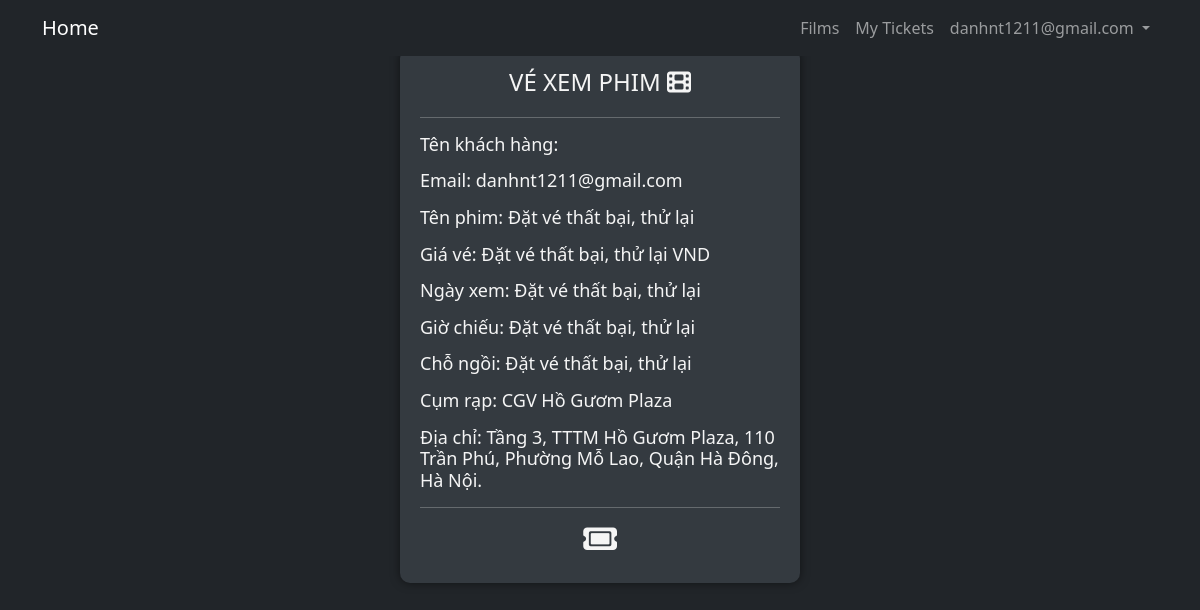
/show_ticket.php?id=5 (signed in), run on an earlier commit of the app's database.
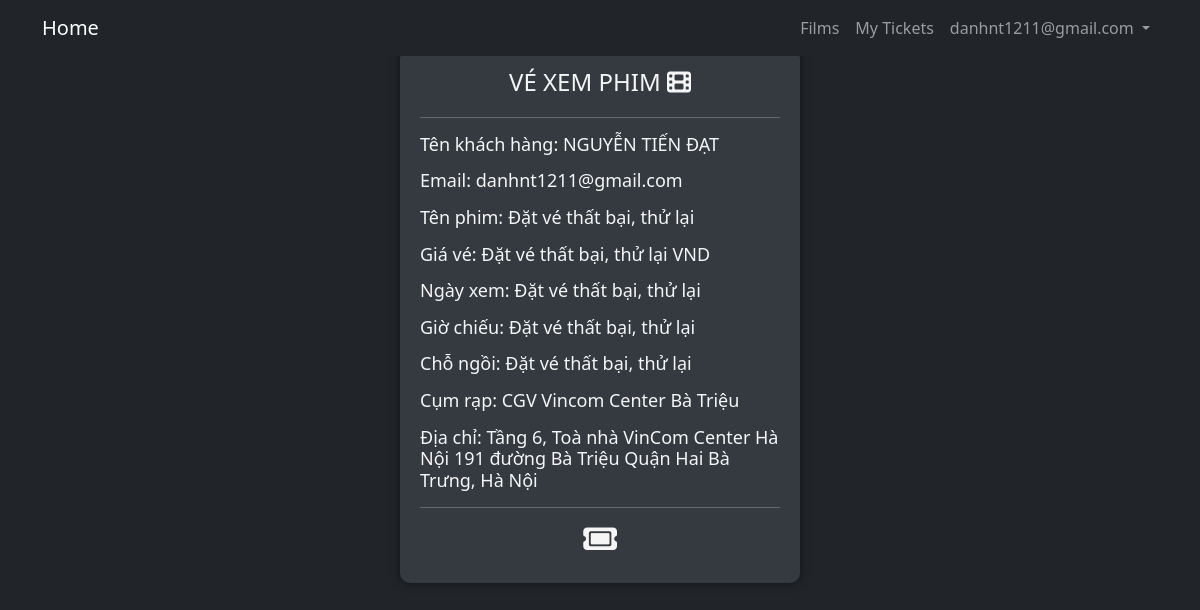
And on a later commit of the database.
### tables this page shows
CREATE TABLE `theater` (
  `theaterID` int(125) NOT NULL,
  `theaterName` varchar(255) NOT NULL,
  `location` mediumtext NOT NULL,
  `rooms` int(125) NOT NULL,
  `row` int(125) NOT NULL,
  `col` int(125) NOT NULL
);

CREATE TABLE `userInfor` (
  `user_id` int(255) NOT NULL,
  `fullName` varchar(255) NOT NULL,
  `phone` int(45) NOT NULL,
  `date_of_birth` date NOT NULL,
  `address` varchar(255) NOT NULL
);

### handleDB.php (called while the page is built, shortened)
<?php
class HandleDB
{
    private $conn;
    public function __construct()
    {
        $this->conn = new mysqli(self::HOST, self::USER, self::PASSWORD, self::DATABASE);
    }
    public function find_data($table, $column, $data)
    {
        $sql = "SELECT * FROM $table WHERE $column = '$data'";
        $result = $this->conn->query($sql);
        if ($result->num_rows > 0) {
            return $result->fetch_assoc();
        } else {
            return false;
        }
    }
}
?>

### show_ticket.php (the view, shortened to what this page needs)
<?php
include_once 'handleDB.php';
$db = new HandleDB();
$id = $_GET['id'];
$userID = $_SESSION['userID'];
?>
<!DOCTYPE html>
<html lang="en">
<head>
    <link rel="stylesheet" href="https://cdnjs.cloudflare.com/ajax/libs/font-awesome/6.5.1/css/all.min.css"
 />
    <link href="https://cdn.jsdelivr.net/npm/bootstrap-icons@1.5.0/font/bootstrap-icons.css" rel="stylesheet" />
    <link href="css/detail.css" rel="stylesheet" />
</head>
<body>
    <nav class="navbar navbar-expand-lg navbar-dark bg-dark fixed-top container">
        <div class="container-fluid">
            <a class="navbar-brand" href="index.php">Home</a>
            <div class="collapse navbar-collapse " id="navbarNav">
                <ul class="navbar-nav float-end" style="margin-left: auto!important;">
                    <li class="nav-item ">
                        <a class="nav-link" href="service.php"> Films</a>
                    </li>
                    <li class="nav-item ">
                        <a class="nav-link" href="ticket.php">My Tickets</a>
                    </li>
                    <li class="nav-item dropdown">
                        <a class="nav-link dropdown-toggle" href="#" id="navbarDropdown" role="button"
                            data-toggle="dropdown" aria-haspopup="true" aria-expanded="false">
                            <?php echo $_SESSION['username'] ?>
                        </a>
                    </li>
                </ul>
            </div>
        </div>
    </nav>
    <div class="ticket-container mt-5">
        <h1 class="text-center ticket-heading">VÉ XEM PHIM <i class="fa-solid fa-film"></i></h1>
        <?php
        $ticket = $db->find_data('ticket', 'ticketID', $id);
        $seatID = $ticket['seatID'];
        $seat = $db->find_data('seats', 'seatID', $seatID);
        $movieID = $seat['MovieID'];
        $theaterID = $seat['theaterID'];
        $time = $seat['time'];
        $date = $seat['date'];
        $seatName = array();
        $seatName = implode(', ', $seatName);
        $movie = $db->find_data('Movies', 'MovieID', $movieID);
        $name_movie = $movie['Name'];
        $theater = $db->find_data('theater', 'theaterID', $theaterID);
        $theaterName = $theater['theaterName'];
        $location = $theater['location'];
        $price = $movie['cost'];
        $totalprice = 0;
        $seatName = explode(', ', $seatName);
        foreach ($seatName as $seat) {
            if ($seat[0] == 'A' || $seat[0] == 'B') {
                $totalprice += $price * 1.5;
            } else {
                $totalprice += $price;
            }
        }
        $seatName = implode(', ', $seatName);
        $userinfor = $db->find_data('userInfor', 'user_id', $userID);
        $username = $userinfor['fullName'];
        if (empty($seatName)) {
            $seatName = 'Đặt vé thất bại, thử lại';
            $name_movie = 'Đặt vé thất bại, thử lại';
            $totalprice = 'Đặt vé thất bại, thử lại';
            $date = 'Đặt vé thất bại, thử lại';
            $time = 'Đặt vé thất bại, thử lại';
        }
        echo '<hr>
    <div class="ticket-detail">
        <h3>Tên khách hàng: ' . $username . '</h3>
    </div>
    <div class="ticket-detail">
        <h3>Email: ' . $_SESSION['username'] . '</h3>
    </div>
    <div class="ticket-detail">
        <h3>Tên phim: ' . $name_movie . '</h3>
    </div>
    <div class="ticket-detail">
        <h3>Giá vé: ' . $totalprice . ' VND</h3>
    </div>
    <div class="ticket-detail">
        <h3>Ngày xem: ' . $date . '</h3>
    </div>
    <div class="ticket-detail">
         <h3>Giờ chiếu: ' . $time . '</h3>
    </div>
    <div class="ticket-detail">
        <h3>Chỗ ngồi: ' . $seatName . '</h3>
    </div>
    <div class="ticket-detail">
        <h3>Cụm rạp: ' . $theaterName . '</h3>
    </div>
    <div class="ticket-detail">
       <h3>Địa chỉ: ' . $location . '</h3>
    </div>
    <hr>';
        ?>
        <div class="ticket-footer text-center">
            <h6><i class="fa-solid fa-ticket" style="font-size: 30px"></i></h6>
        </div>
    </div>
</body>
</html>

What changed in the data, as far as the page shows it:
added userinfor: fullName "NGUYỄN TIẾN ĐẠT"
changed theater: theaterName "CGV Hồ Gươm Plaza" → "CGV Vincom Center Bà Triệu"; location "Tầng 3, TTTM Hồ Gươm Plaza, 110 Trần Phú, Phường Mỗ Lao, Quận Hà Đông, Hà Nội." → "Tầng 6, Toà nhà VinCom Center Hà Nội 191 đường Bà Triệu Quận Hai Bà Trưng, Hà Nội"
